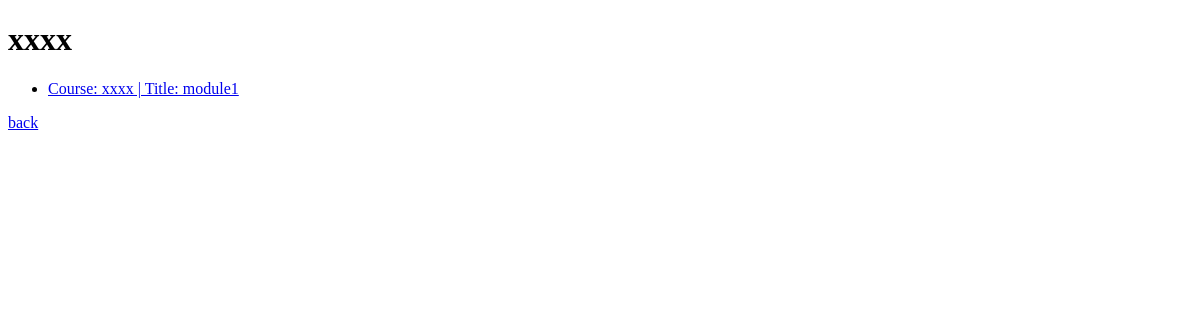
Before: /system/view/3/ (signed in) with the older database file.
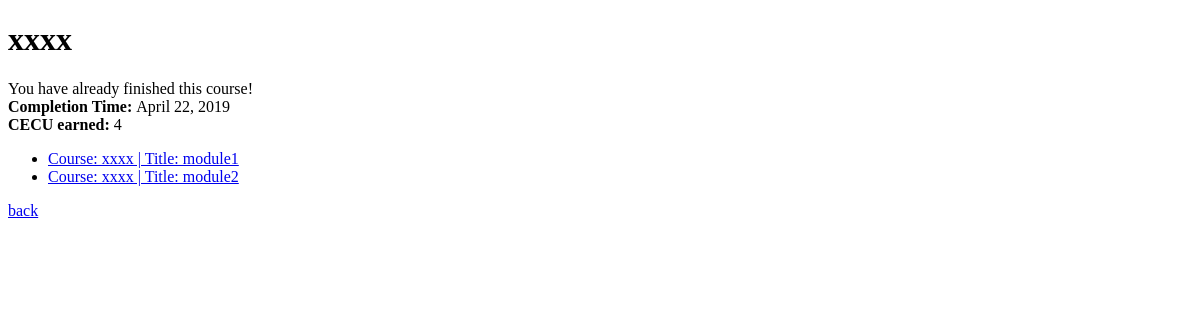
After: the same page with the newer database file.
### system/models.py (models this page shows, shortened)
class Module(models.Model):
	course = models.ForeignKey(Course, on_delete=models.CASCADE)
	order = models.IntegerField()
	title=models.CharField(max_length=200)
	def __str__(self):
		return f'Course: {self.course.title} | Title: {self.title}'

class Course(models.Model):
	instructor = models.ForeignKey(Instructor, on_delete=models.CASCADE)
	category = models.ForeignKey(Category,on_delete=models.CASCADE)
	title = models.CharField(max_length=200)
	description = models.TextField()
	CECU_value = models.IntegerField()
	STATUS = (
		(0,'Open'),
		(1,'Pending'),
		(2,'Closed'),
	)
	status = models.IntegerField(choices=STATUS)

class Enroll(models.Model):
	learner = models.ForeignKey(Learner, on_delete=models.CASCADE)
	course = models.ForeignKey(Course, on_delete=models.CASCADE)
	status = models.BooleanField(default=False)
	progress = models.IntegerField(default=0)								# modules that visible to the learner
	finish_time = models.DateField(default=None, blank=True, null=True)

### system/views.py (the view, shortened to what this page needs)
# urls.py: path('view/<int:course_id>/', views.showModules, name='showModules'),                               # view module list
def showModules(request, **kwargs):
	u_id = request.user.id
	c_id = kwargs['course_id']
	template = loader.get_template("showModules.html")
	users = Instructor.objects.filter(id=u_id)
	if len(users)==0:
		type = 'learner'
		course = Course.objects.filter(id=c_id)[0]
		modules = Module.objects.filter(course__id=c_id).order_by('order')
		enroll = Enroll.objects.filter(learner__id=u_id, course__id=c_id)[0]
		progress = enroll.progress
		status = Enroll.objects.filter(learner__id=u_id, course__id=c_id)[0].status
		context = {
			'course': course,
			'modules': modules,
			'type': type,
			'enroll': enroll,
			'progress': progress,
			'status': status,
		}
	return HttpResponse(template.render(context, request))

### templates/manageModules/showModules.html (shortened to what this page needs)
<!DOCTYPE html>
<html>
<head>
</head>
<body>
	{% extends 'title.html' %}
	{% block content %}
	{% if user.is_authenticated %}
	<div id="module_list">
		{% if type == "instructor" %}
		<ul>
    	{% for module in modules %}
        <li><a href="/system/manage/{{course.id}}/{{module.id}}/displayModuleContent/">{{ module.title }}</a></li>
					<a href="/system/manage/{{course.id}}/{{module.id}}/deleteModule/"> remove </a>
    	{% endfor %}
		</ul>
			<button id="create_module" data-uid="{{user.id}}" data-courseID="{{course.id}}">Add Module</button>
			<div id="form_container">
				<form id="module_info"></form>
			</div>
			<a href="/system/view/">Back to Courses</a>
		{% else %}
			{% if status == True %}
			<p>
				You have already finished this course!<br>
				<b>Completion Time: </b> {{enroll.finish_time}}<br>
				<b>CECU earned: </b>{{course.CECU_value}}<br>
			</p>
			{% endif %}
			<ul>
				{% for module in modules %}
					{% if module.order <= progress %}
						<li data-accessible="open"><a href="/system/view/{{course.id}}/{{module.id}}/">{{module}}</a></li>
					{% else %}
						<li data-accessible="close">{{module}}</li>
					{% endif %}
				{% endfor %}
			</ul>
			<a href="/system/view/">back</a>
		{% endif %}
	</div>
	{% else %}
		<div>
			You are not logged in!<br>
			<a href="/accounts/login/">login</a>
		</div>
	{% endif %}
	{% endblock %}

### templates/manageModules/title.html (shortened to what this page needs)
{% if user.is_authenticated %}
{% if course %}
	<h1>{{course.title}}</h1>
{% endif %}
{% block content %}
{% endblock %}
{% endif %}

Changed rows visible on the page:
shown differently, row unchanged: Course "xxxx": CECU_value (not shown) → "4"
now on this page (row edited): Enroll: finish_time "April 22, 2019"
added Module: course+title "Course: xxxx | Title: module2"
Other visible differences:
text now shown: "You have already finished this course! Completion Time: CECU earned:"
